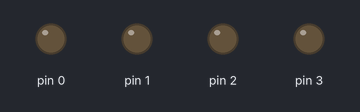
The sketch below on a simulated Arduino Uno, built with avr-gcc and run on an emulated ATmega328P. On the bench: output pins drawn as LEDs (lit = HIGH).

Above: at 0.2 s.
At 1.7 s:
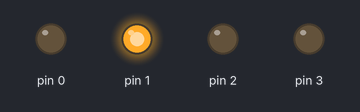
At 2.7 s:
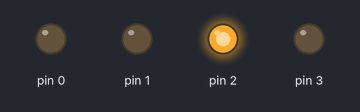
At 3.7 s:
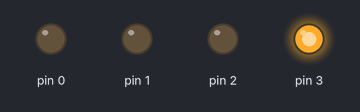
At 7.2 s:
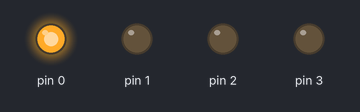
Timing chart, 0 to 8.5 s (numbered marks = the images above):
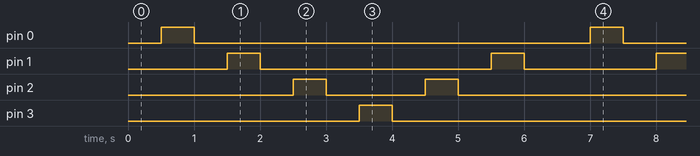

The sketch:

Practica4.ino
```cpp
/*
 * Project Práctica 4
 * Description: Enciende y apaga cada led por medio segundo y luego de regreso
 *
 * Author: Javier Sánchez
 * Date: Octubre 8, 2020.
 */

int tiempo = 500; // medio segundo

// setup() runs once, when the device is first turned on.
void setup()
{
  // Put initialization like pinMode and begin functions here.
  for (int i = 0; i <= 3; i++)
  {
    pinMode(i, OUTPUT);
  }
}

// loop() runs over and over again, as quickly as it can execute.
void loop()
{
  delay(tiempo);
  for (int i = 0; i < 3; i++)
  {
    digitalWrite(i, HIGH);
    delay(tiempo);
    digitalWrite(i, LOW);
    delay(tiempo);
  }
  for (int i = 3; i > 0; i--)
  {
    digitalWrite(i, HIGH);
    delay(tiempo);
    digitalWrite(i, LOW);
    delay(tiempo);
  }
}
```

Measured:
- by itself, pin 0, pin 3: alternates HIGH for 0.50 s and LOW for 6.0 s
- by itself, pin 1: repeats every 6.5 s: LOW 3.5 s, HIGH 0.50 s, LOW 2.0 s, HIGH 0.50 s
- by itself, pin 2: repeats every 6.5 s: LOW 1.5 s, HIGH 0.50 s, LOW 4.0 s, HIGH 0.50 s
